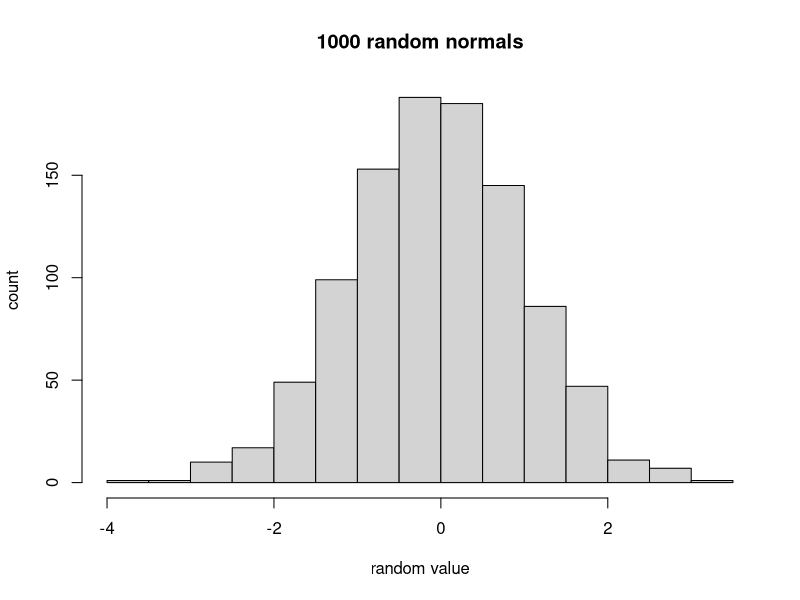
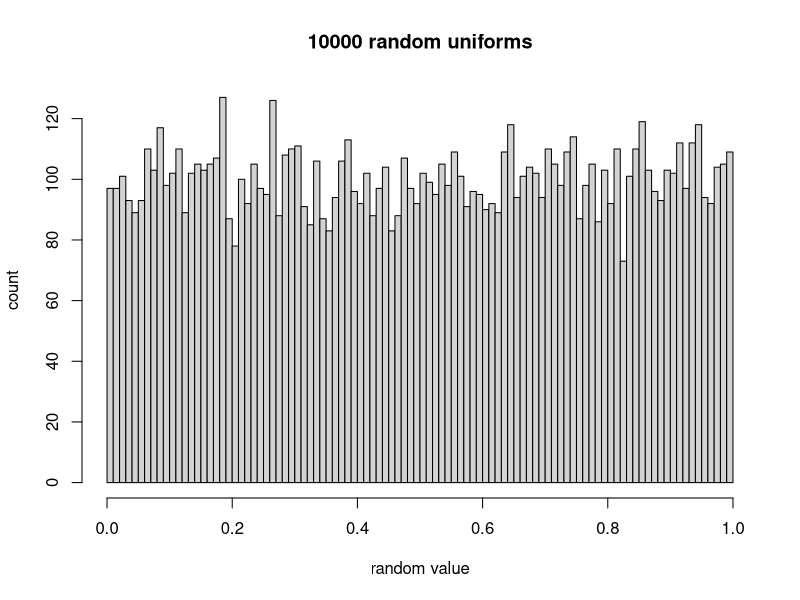
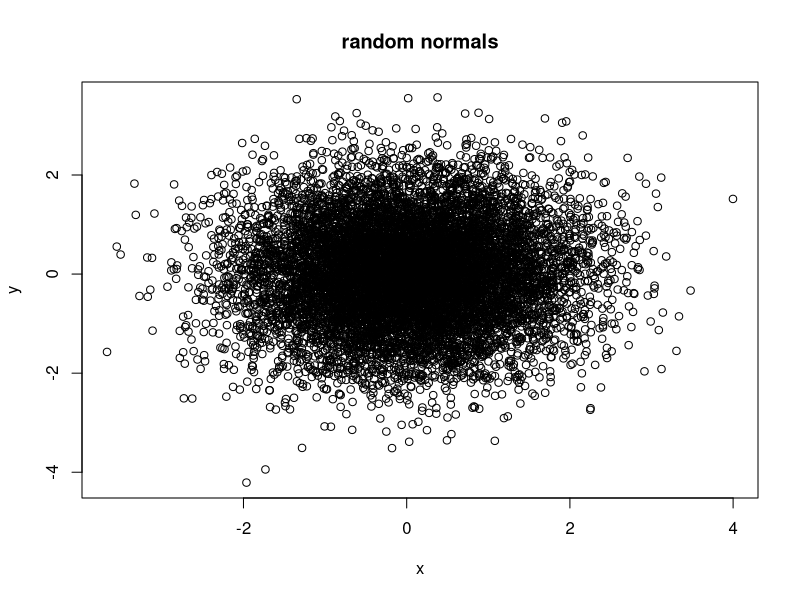

Reproduce these figures in R, in order.
## ---- chunk 1
x <- rnorm(1000)
## ---- chunk 2
hist(x,
     xlab="random value", ylab="count", main=paste(length(x), "random normals"))
## ---- chunk 3
y <- runif(10000)
hist(y, breaks=100,
     xlab="random value", ylab="count", main=paste(length(y), "random uniforms"))
## ---- chunk 4
n <- 1e4
x <- rnorm(n)
y <- rnorm(n)
plot(x, y, main="random normals")
## ---- chunk 5
r <- sample(6, 10, replace=TRUE)
